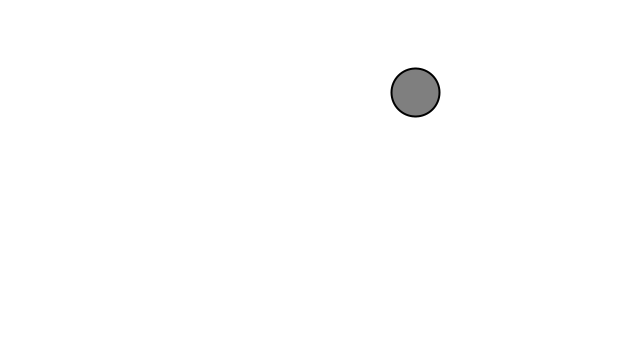
Frame 1 (no input)
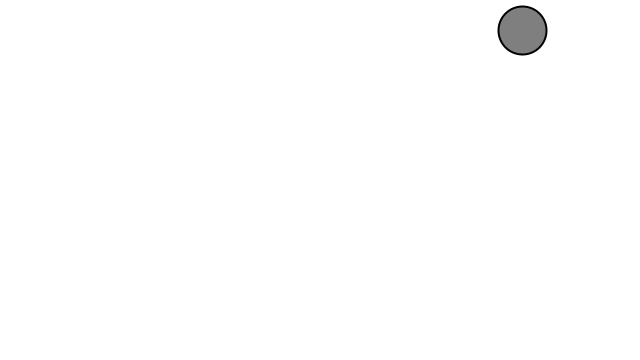
Frame 60 (the mouse pressed at the canvas centre just before this capture)
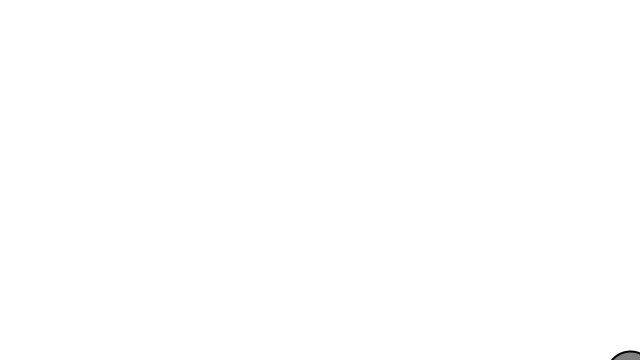
Frame 120 (the mouse held since frame 60 and released just before this capture)

The Processing sketch that drew these frames (run headless with seeded random() and noise(); from frame 60 on, the mouse is pressed at the canvas centre):

// Processing sketch: NOC_1_7_motion101
// ── NOC_1_7_motion101.pde
// The Nature of Code
// Daniel Shiffman
// http://natureofcode.com

Mover mover;

void setup() {
  size(640,360);
  mover = new Mover(); 
}

void draw() {
  background(255);
  
  mover.update();
  mover.checkEdges();
  mover.display(); 
}


// ── Mover.pde
// The Nature of Code
// Daniel Shiffman
// http://natureofcode.com

class Mover {

  float ballRadius;
  PVector position;
  PVector velocity;

  Mover() {
    position = new PVector(random(width), random(height));
    velocity = new PVector(random(-2, 2), random(-2, 2));
    ballRadius = 24;
  }

  void update() {
    position.add(velocity);
  }

  void display() {
    stroke(0);
    strokeWeight(2);
    fill(127);
    ellipse(position.x, position.y, ballRadius*2, ballRadius*2);
  }

  void checkEdges() {

    if (position.x > width + ballRadius) {
      position.x = -ballRadius;
    } 
    else if (position.x < -ballRadius) {
      position.x = width + ballRadius;
    }

    if (position.y > height + ballRadius) {
      position.y = -ballRadius;
    } 
    else if (position.y < -ballRadius) {
      position.y = height + ballRadius;
    }
  }
}
